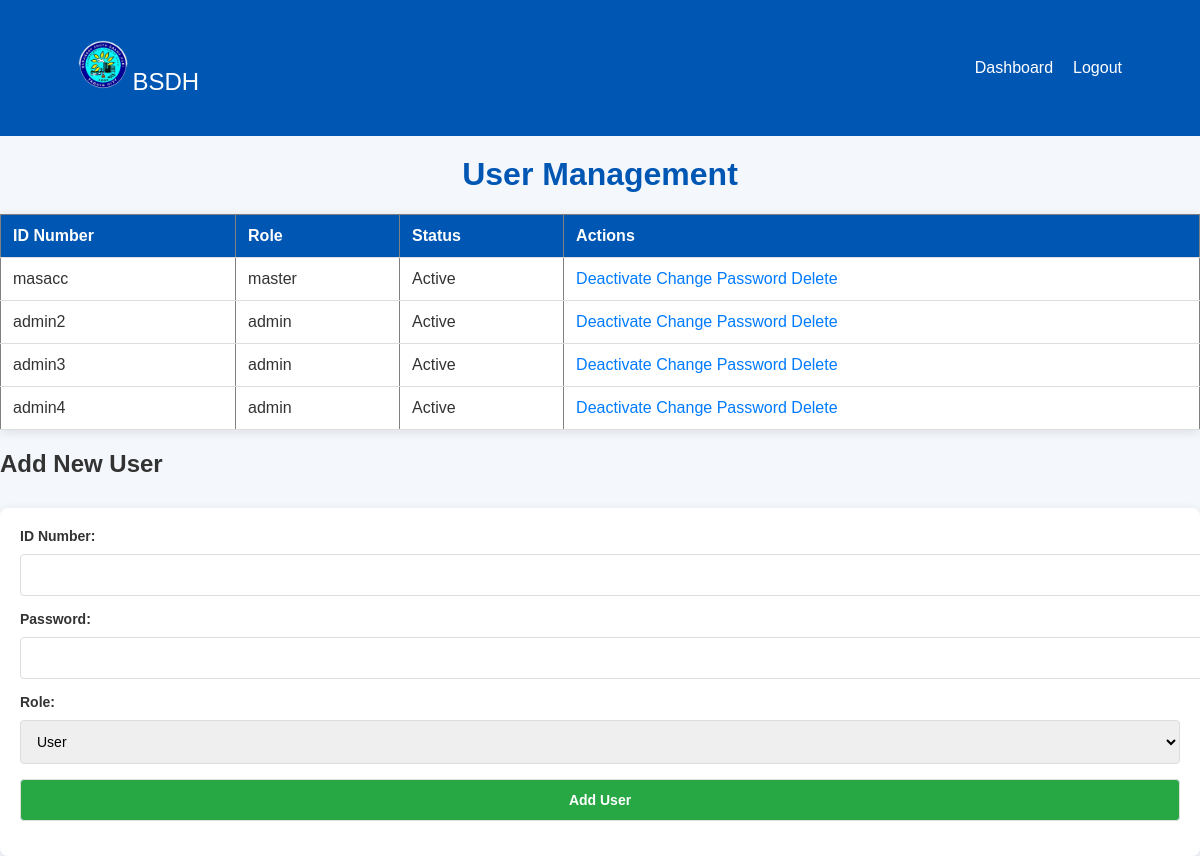
The page /Users/usermanage.php (signed in) on the database its author committed.
### tables this page shows
CREATE TABLE `users` (
  `user_id` int(11) NOT NULL,
  `id_number` varchar(50) NOT NULL,
  `password` varchar(255) NOT NULL,
  `role` enum('master','admin') NOT NULL,
  `is_active` tinyint(1) NOT NULL DEFAULT 1
);

### Users/usermanage.php (the view, shortened to what this page needs)
<?php
include_once '../systembsdh.php';
include_once 'header.php';
$query = "SELECT * FROM users";
$result = mysqli_query($conn, $query);
?>
<!DOCTYPE html>
<html lang="en">
<head>
</head>
<body>
    <h1>User Management</h1>
    <table border="1">
        <tr>
            <th>ID Number</th>
            <th>Role</th>
            <th>Status</th>
            <th>Actions</th>
        </tr>
        <?php while ($row = mysqli_fetch_assoc($result)): ?>
        <tr>
            <td><?php echo $row['id_number']; ?></td>
            <td><?php echo $row['role']; ?></td>
            <td><?php echo $row['is_active'] ? 'Active' : 'Inactive'; ?></td>
            <td>
                <?php if ($row['is_active']): ?>
                    <a href="?action=deactivate&user_id=<?php echo $row['user_id']; ?>">Deactivate</a>
                <?php else: ?>
                    <a href="?action=reactivate&user_id=<?php echo $row['user_id']; ?>">Reactivate</a>
                <?php endif; ?>
                <a href="javascript:void(0);" onclick="showPasswordForm(<?php echo $row['user_id']; ?>)">Change Password</a>
                <a href="?action=delete&user_id=<?php echo $row['user_id']; ?>" onclick="return confirm('Are you sure you want to delete this user?')">Delete</a>
            </td>
        </tr>
        <?php endwhile; ?>
    </table>
    <h2>Add New User</h2>
    <div class="form-container">
        <form action="usermanage.php" method="post">
            <label>ID Number:</label>
            <input type="text" name="id_number" required><br>
            <label>Password:</label>
            <input type="password" name="password" required><br>
            <label>Role:</label>
            <select name="role">
                <option value="user">User</option>
            </select><br>
            <input type="submit" name="add_user" value="Add User">
        </form>
    </div>
</body>
</html>

### Users/usermanage.php (style rules this page uses)
body { font-family: Arial, sans-serif; background-color: #f4f7fc; color: #333; margin: 0; padding: 0; }
h1 { text-align: center; color: #0056b3; margin-top: 20px; }
table { width: 100%; border-collapse: collapse; margin-top: 20px; box-shadow: 0 2px 10px rgba(0, 0, 0, 0.1); }
table th, table td { padding: 12px; text-align: left; border-bottom: 1px solid #ddd; }
table th { background-color: #0056b3; color: white; }
table td { background-color: #fff; }
table td a { color: #007bff; text-decoration: none; }
.form-container { background-color: #fff; padding: 20px; box-shadow: 0 2px 10px rgba(0, 0, 0, 0.1); margin-top: 30px; border-radius: 8px; }
.form-container label { display: block; margin-bottom: 10px; font-weight: bold; font-size: 14px; }
.form-container input[type="text"], .form-container input[type="password"], .form-container select, .form-container input[type="submit"] { width: 100%; padding: 12px; margin-bottom: 15px; border: 1px solid #ddd; border-radius: 4px; font-size: 14px; }
.form-container input[type="submit"] { background-color: #28a745; color: white; cursor: pointer; font-weight: bold; }

### rows shown on the page
users: id_number "masacc", role "master", is_active "Active"
users: id_number "admin2", role "admin", is_active "Active"
users: id_number "admin3", role "admin", is_active "Active"
users: id_number "admin4", role "admin", is_active "Active"
